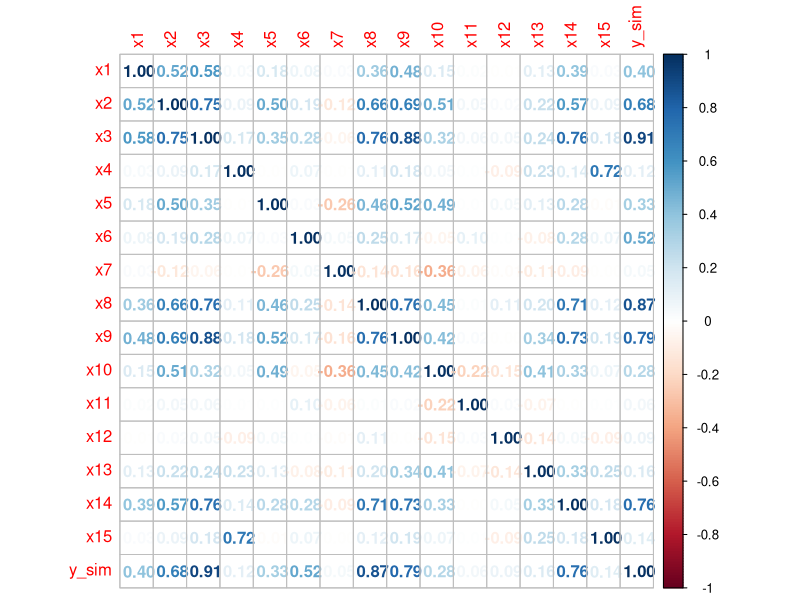

Source code (R):
# load libraries
library(tidyverse)
library(corrplot)

#set seed
set.seed(742)

# load data
data <- read.csv("data_generic.csv")

# fit base model
mod1 <- lm(y~x1+ x2 + x3 +x4 +x5 +x6 +x7 +x8 +x9, data = data)
coefs1 <- unname(mod1$coefficients)

# Here we shift. mod1=parsim, mod2 = undefit, mod3=false, mod4 = overfit.
# Also parsim_mod1 includes x7 and x8.


        
        # set error
        e <- rnorm(length(data$x1), mean = 0, sd = 10000)
        
        # generate dependent variable from regression model
        y_sim <- coefs1[1] + (coefs1[2] * data$x1)  + (coefs1[3] * data$x2) +
                (coefs1[4] * data$x3) + (coefs1[5] * data$x4) + 
                (coefs1[6] * data$x5) + (coefs1[7] * data$x6) +
                (coefs1[8] * data$x7) + (coefs1[9] * data$x8) +
                (coefs1[10] * data$x9) + e
        
        # make new data frame
        sim_data <- bind_cols(data[,1:15], y_sim)
        # make sure last column is called y_sim
        colnames(sim_data)[16] <- "y_sim"
        
        # parsimonious model
        # Here is what is different from experiment 2!
        # We added x7 and x8 to the model
        parsim_mod1 <- lm(y_sim~ x1 +x2 +x3 + x4 + x5 + x6 +x7 +x8,
                          data = sim_data)
        
        # under-fit model
        under_mod2 <- lm(y_sim ~ x1 + x2 +x3, data = sim_data)
        
        # false model
        false_mod3 <- lm(y_sim ~ x1 + x3 + x5 + x7 + x10 + x11 + x12 + x14,
                         data = sim_data)
        
        # saturated/over-fit model
        over_mod4 <- lm(y_sim~., data = sim_data)
        
        # calculate model selection criteria
        r_sqr <- c(summary(parsim_mod1)$r.squared,
                   summary(under_mod2)$r.squared, summary(false_mod3)$r.squared,
                   summary(over_mod4)$r.squared)
        
        adj_r_sqr <- c(summary(parsim_mod1)$adj.r.squared,
                       summary(under_mod2)$adj.r.squared, 
                       summary(false_mod3)$adj.r.squared,
                       summary(over_mod4)$adj.r.squared)
        
        AIC <- c(AIC(parsim_mod1), AIC(under_mod2), 
                 AIC(false_mod3), AIC(over_mod4))
        
        BIC <- c(BIC(parsim_mod1), BIC(under_mod2), 
                 BIC(false_mod3), BIC(over_mod4))
        
        
        
        # r-squared criteria indicate model with largest value
        r_sqr_select <- which.max(r_sqr)
        adj_r_sqr_select <- which.max(adj_r_sqr)
        
        # AIC and BIC indicate the model with smallest value
        AIC_select <- which.min(AIC)
        BIC_select <- which.min(BIC)
        
        # make selections vector
        selections <- c(r_sqr_select, adj_r_sqr_select, 
                        AIC_select, BIC_select)
        names(selections) <- c("r_sqr_select", "adj_r_sqr_select",
                               "AIC_select", "BIC_select")

# examine selections  and criteria              
selections
r_sqr
adj_r_sqr
AIC
BIC
# examine correlation plot
corrplot(cor(sim_data),method = "number")

